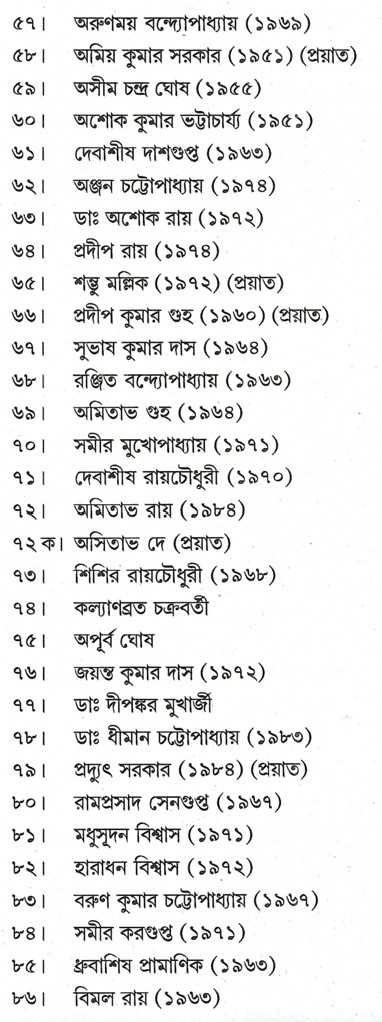
#> input picture scripts/57-86.jpg, 382 x 1022 px
$ python bengali-image-extractor.py 57-86.jpg
#> lines starting #> are read from the running program, lines starting #| are printed output that depends on the picture; after the words box and inside, x2 and y2 are one past the last pixel; in counts of white or black regions, pixels touching at a corner belong together
#!/usr/bin/env python3
"""
Bengali Image Text Extractor for BGHS Alumni Migration
Extracts Bengali text from images and converts to English CSV format
"""

import cv2
import pytesseract
import pandas as pd
import numpy as np
import re
import sys
import os
from typing import List, Dict, Tuple
import argparse

# Bengali to English transliteration mapping
BENGALI_TO_ENGLISH = {
    # Common Bengali characters
    'অ': 'A', 'আ': 'Aa', 'ই': 'I', 'ঈ': 'Ii', 'উ': 'U', 'ঊ': 'Uu',
    'এ': 'E', 'ঐ': 'Ai', 'ও': 'O', 'ঔ': 'Au',
    'ক': 'K', 'খ': 'Kh', 'গ': 'G', 'ঘ': 'Gh', 'ঙ': 'Ng',
    'চ': 'Ch', 'ছ': 'Chh', 'জ': 'J', 'ঝ': 'Jh', 'ঞ': 'Ny',
    'ট': 'T', 'ঠ': 'Th', 'ড': 'D', 'ঢ': 'Dh', 'ণ': 'N',
    'ত': 'T', 'থ': 'Th', 'দ': 'D', 'ধ': 'Dh', 'ন': 'N',
    'প': 'P', 'ফ': 'Ph', 'ব': 'B', 'ভ': 'Bh', 'ম': 'M',
    'য': 'Y', 'র': 'R', 'ল': 'L', 'শ': 'Sh', 'ষ': 'Sh',
    'স': 'S', 'হ': 'H', 'ড়': 'R', 'ঢ়': 'Rh',

    # Common Bengali names and titles
    'ডক্টর': 'Dr.', 'ডা': 'Dr.', 'প্রফেসর': 'Prof.', 'প্রফ': 'Prof.',
    'অধ্যাপক': 'Prof.', 'শ্রী': 'Shri', 'শ্রীমতি': 'Smt.', 'শ্রীমতী': 'Smt.',
    'মিস্টার': 'Mr.', 'মিস': 'Ms.', 'কুমার': 'Kumar', 'চন্দ্র': 'Chandra',
    'প্রসাদ': 'Prasad', 'কান্ত': 'Kanta', 'শঙ্কর': 'Shankar',

    # Common Bengali surnames
    'চট্টোপাধ্যায়': 'Chattopadhyay', 'মুখোপাধ্যায়': 'Mukherjee',
    'বন্দ্যোপাধ্যায়': 'Bandyopadhyay', 'ভট্টাচার্য': 'Bhattacharya',
    'চক্রবর্তী': 'Chakraborty', 'গাঙ্গুলী': 'Ganguly',
    'রায়': 'Roy', 'সেন': 'Sen', 'ঘোষ': 'Ghosh', 'দাস': 'Das',
    'বসু': 'Basu', 'মজুমদার': 'Mazumdar', 'সিংহ': 'Singh',
    'মিত্র': 'Mitra', 'গুপ্ত': 'Gupta', 'সরকার': 'Sarkar',

    # Numbers
    '১': '1', '২': '2', '৩': '3', '৪': '4', '৫': '5',
    '৬': '6', '৭': '7', '৮': '8', '৯': '9', '০': '0',

    # Common words
    'মৃত': 'Deceased', 'মারা': 'Deceased', 'মৃতু': 'Deceased',
    'বছর': 'Year', 'শ্রেণী': 'Class', 'পাস': 'Pass', 'পাস আউট': 'Pass Out'
}

# Professional titles mapping
TITLE_MAPPING = {
    'ডক্টর': 'Dr.', 'ডা': 'Dr.', 'প্রফেসর': 'Prof.', 'প্রফ': 'Prof.',
    'অধ্যাপক': 'Prof.', 'শ্রী': 'Shri', 'শ্রীমতি': 'Smt.', 'শ্রীমতী': 'Smt.',
    'মিস্টার': 'Mr.', 'মিস': 'Ms.'
}

# [9 lines left out: function transliterate_bengali_to_english, not called in this run]

def extract_text_from_image(image_path: str) -> str:
    """Extract text from image using OCR"""
#> called with image_path = '57-86.jpg'
    try:
        # Load image
        image = cv2.imread(image_path)
#> image is the input picture: shape (1022, 382, 3); mean B, G, R 233.9, 234.1, 234.1
        if image is None:
            raise ValueError(f"Could not load image: {image_path}")

        # Preprocess image for better OCR
        gray = cv2.cvtColor(image, cv2.COLOR_BGR2GRAY)

        # Apply thresholding
        _, thresh = cv2.threshold(gray, 0, 255, cv2.THRESH_BINARY + cv2.THRESH_OTSU)
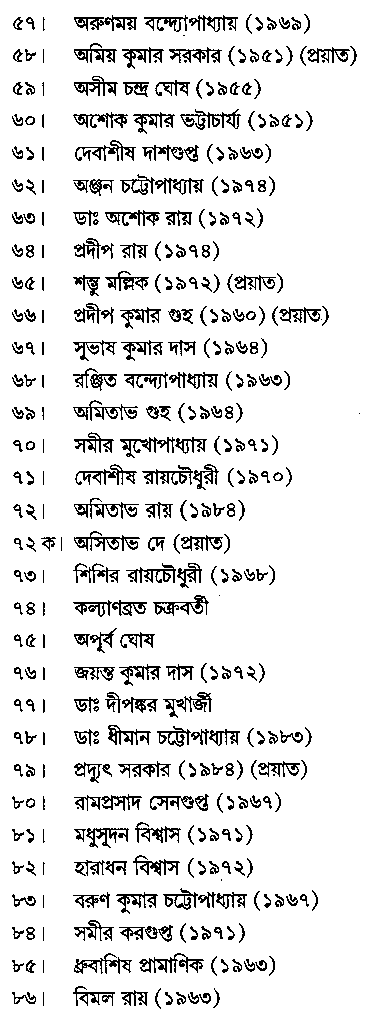
#> thresh: shape (1022, 382); 90.3% white; black in thin lines or dots, all inside (x1, y1, x2, y2) = (12, 14, 360, 1009)

        # Apply denoising
        denoised = cv2.fastNlMeansDenoising(thresh)

        # Try Bengali first, fallback to English if not available
        try:
            custom_config = r'--oem 3 --psm 6 -l ben'
            text = pytesseract.image_to_string(denoised, config=custom_config)
        except Exception as e:
            print(f"Bengali OCR failed, falling back to English: {e}")
            custom_config = r'--oem 3 --psm 6 -l eng'
            text = pytesseract.image_to_string(denoised, config=custom_config)

        return text.strip()
    except Exception as e:
        print(f"Error extracting text from image: {e}")
        return ""

# [138 lines left out: functions parse_alumni_data, parse_alumni_line, get_company_field, generate_csv, not called in this run]

def main():
    parser = argparse.ArgumentParser(description='Extract Bengali text from alumni images and convert to CSV')
    parser.add_argument('image_path', help='Path to the Bengali image file')
    parser.add_argument('-o', '--output', help='Output CSV file path', default='extracted_alumni.csv')
    parser.add_argument('--debug', action='store_true', help='Enable debug mode')

    args = parser.parse_args()

    if not os.path.exists(args.image_path):
        print(f"Error: Image file not found: {args.image_path}")
        sys.exit(1)

    print(f"Processing image: {args.image_path}")

    # Extract text from image
    extracted_text = extract_text_from_image(args.image_path)

    if args.debug:
        print("Extracted text:")
        print(extracted_text)
        print("\n" + "="*50 + "\n")

    if not extracted_text:
        print("No text extracted from image")
#> (the run stopped early here; a loop or call above may not have finished)
